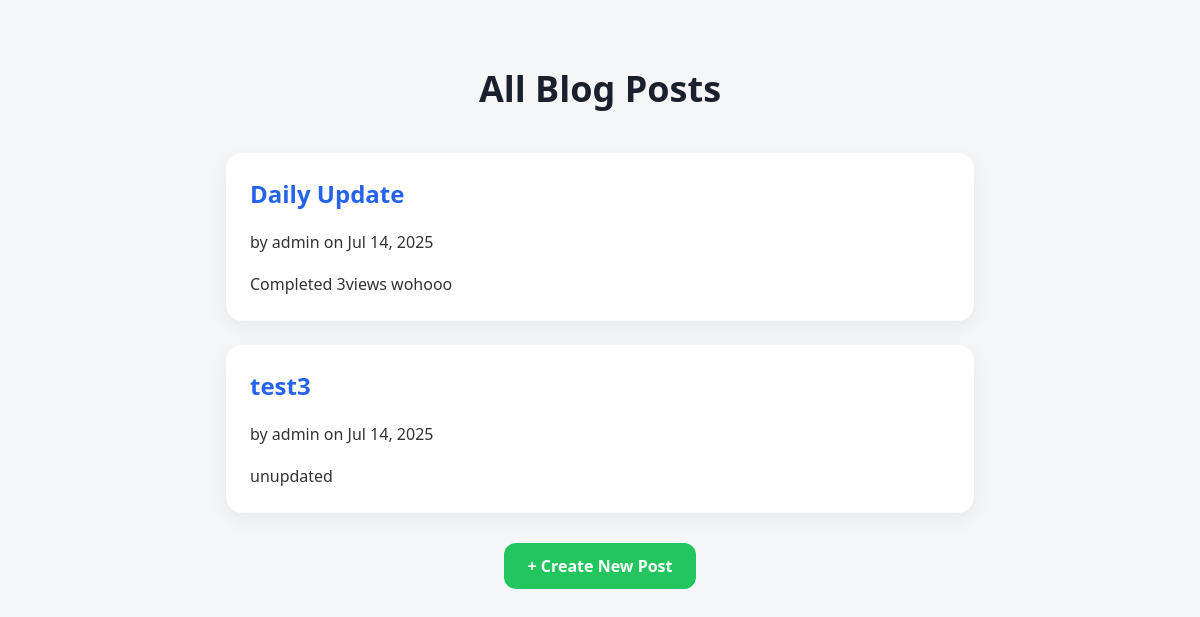
/post/, run on an earlier commit of the app's database.
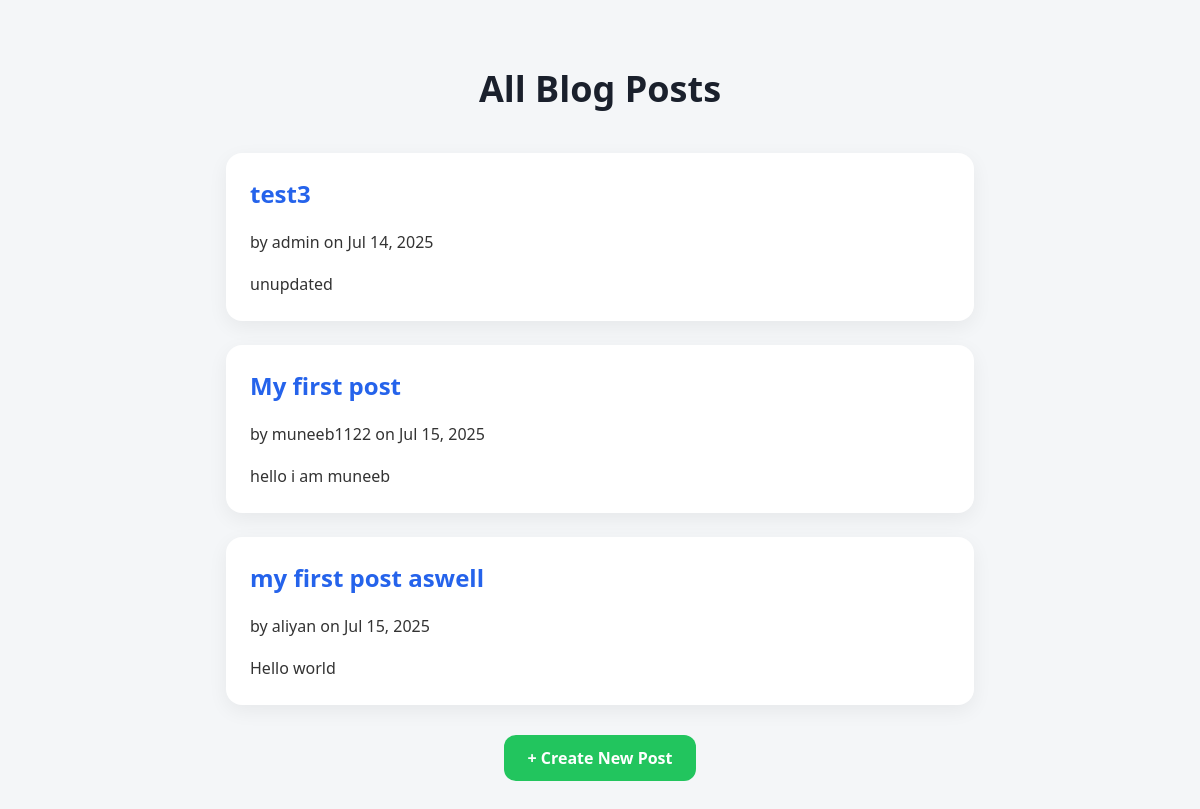
And on a later commit of the database.
### blog/models.py (models this page shows, shortened)
class Post(models.Model):
    title = models.CharField(max_length=200)
    content = models.TextField()
    author = models.ForeignKey(User, on_delete=models.CASCADE)
    created = models.DateTimeField(auto_now_add=True)
    updated = models.DateTimeField(auto_now=True)

### blog/views.py (the view)
# urls.py: path("", views.index, name="index"),
def index(request):
    posts = Post.objects.all()
    context = {"latestPosts": posts}
    return render(request,"blog/index.html",context)

### blog/templates/blog/index.html (shortened to what this page needs)
{% load static %}
<!DOCTYPE html>
<html>
<head>
    <link rel="stylesheet" type="text/css" href="{% static 'blog/index.css' %}">
</head>
<body>
    <h1>All Blog Posts</h1>
    {% for post in latestPosts %}
    <div class="post">
        <h2><a href="{% url 'blog:details' post.pk %}">{{ post.title }}</a></h2>
        <p>by {{ post.author }} on {{ post.created|date:"M d, Y" }}</p>
        <p>{{ post.content|truncatewords:30 }}</p>
    </div>
    {% empty %}
        <p>No posts yet.</p>
    {% endfor %}
    <a href="{% url 'blog:create' %}" class="create-post">+ Create New Post</a>
    <br><br>
</body>
</html>

### blog/static/blog/index.css (style rules this page uses)
body { font-family: 'Segoe UI', Roboto, sans-serif; background-color: #f4f6f8; color: #333; margin: 0; padding: 40px 20px; }
h1 { text-align: center; color: #1a202c; font-size: 36px; margin-bottom: 40px; }
.post { background-color: #ffffff; border-radius: 16px; box-shadow: 0 6px 20px rgba(0, 0, 0, 0.06); padding: 24px; margin: 0 auto 24px auto; max-width: 700px; transition: box-shadow 0.3s ease; }
.post h2 { margin-top: 0; font-size: 24px; }
.post h2 a { text-decoration: none; color: #2563eb; transition: color 0.2s ease; }
.post p { line-height: 1.6; margin-bottom: 0; }
a.create-post { display: block; width: fit-content; margin: 30px auto; padding: 12px 24px; background-color: #22c55e; color: white; text-decoration: none; font-weight: 600; border-radius: 12px; transition: background-color 0.2s ease; }

What changed in the data, as far as the page shows it:
removed Post: title "Daily Update", author "admin", created "Jul 14, 2025", content "Completed 3views wohooo"
added Post: title "My first post", author "muneeb1122", created "Jul 15, 2025", content "hello i am muneeb"
added Post: title "my first post aswell", author "aliyan", created "Jul 15, 2025", content "Hello world"
